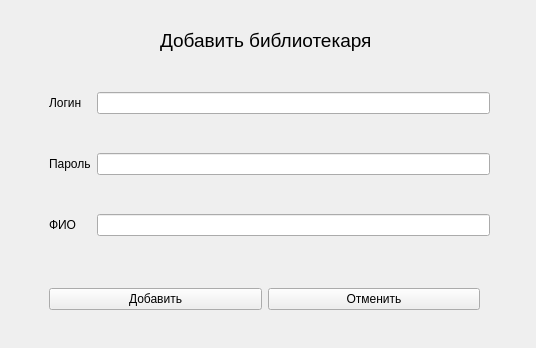
<?xml version="1.0" encoding="UTF-8"?>
<ui version="4.0">
 <class>add_librarian</class>
 <widget class="QWidget" name="add_librarian">
  <property name="geometry">
   <rect>
    <x>0</x>
    <y>0</y>
    <width>536</width>
    <height>348</height>
   </rect>
  </property>
  <property name="windowTitle">
   <string>Form</string>
  </property>
  <widget class="QWidget" name="gridLayoutWidget">
   <property name="geometry">
    <rect>
     <x>49</x>
     <y>59</y>
     <width>441</width>
     <height>211</height>
    </rect>
   </property>
   <layout class="QGridLayout" name="gridLayout">
    <item row="0" column="0">
     <widget class="QLabel" name="label_2">
      <property name="text">
       <string>Логин</string>
      </property>
     </widget>
    </item>
    <item row="0" column="1">
     <widget class="QLineEdit" name="lineEdit"/>
    </item>
    <item row="1" column="1">
     <widget class="QLineEdit" name="lineEdit_2"/>
    </item>
    <item row="2" column="1">
     <widget class="QLineEdit" name="lineEdit_3"/>
    </item>
    <item row="1" column="0">
     <widget class="QLabel" name="label_3">
      <property name="text">
       <string>Пароль</string>
      </property>
     </widget>
    </item>
    <item row="2" column="0">
     <widget class="QLabel" name="label_4">
      <property name="text">
       <string>ФИО</string>
      </property>
     </widget>
    </item>
   </layout>
  </widget>
  <widget class="QWidget" name="gridLayoutWidget_2">
   <property name="geometry">
    <rect>
     <x>49</x>
     <y>279</y>
     <width>431</width>
     <height>41</height>
    </rect>
   </property>
   <layout class="QGridLayout" name="gridLayout_2">
    <item row="0" column="0">
     <widget class="QPushButton" name="pushButton">
      <property name="text">
       <string>Добавить</string>
      </property>
     </widget>
    </item>
    <item row="0" column="1">
     <widget class="QPushButton" name="pushButton_2">
      <property name="text">
       <string>Отменить</string>
      </property>
     </widget>
    </item>
   </layout>
  </widget>
  <widget class="QLabel" name="label">
   <property name="geometry">
    <rect>
     <x>160</x>
     <y>20</y>
     <width>321</width>
     <height>41</height>
    </rect>
   </property>
   <property name="font">
    <font>
     <pointsize>14</pointsize>
    </font>
   </property>
   <property name="text">
    <string>Добавить библиотекаря</string>
   </property>
  </widget>
 </widget>
 <resources/>
 <connections/>
</ui>
